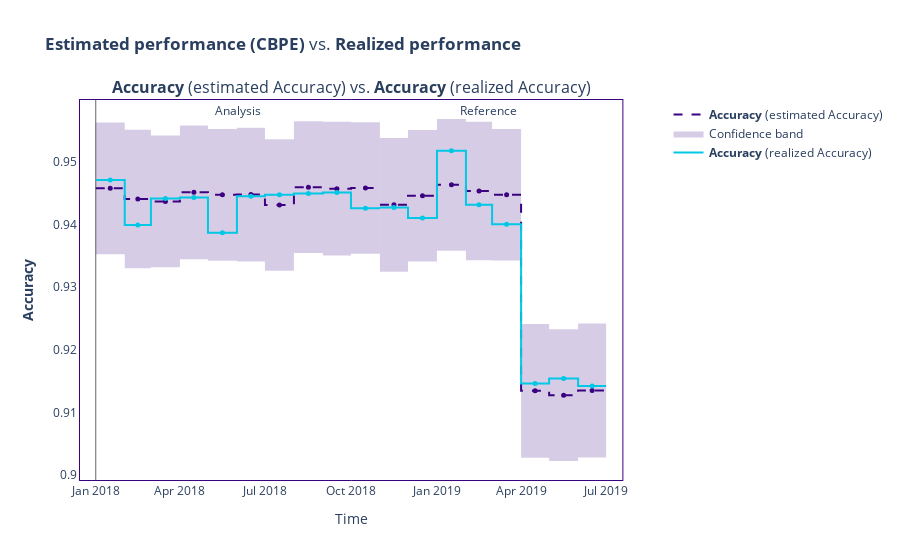
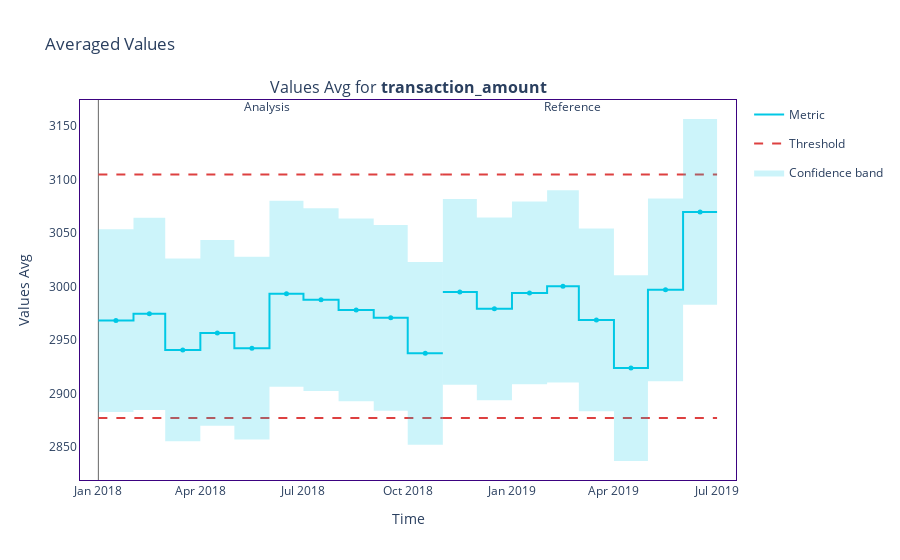

Write notebook code for charts like these, in order.
### Code cell
## Identifing the months when both the estimated and realized ROC AUC of the model have alerts. Store the names of these months as lowercase strings in a list named months_with_performance_alerts. 

# Get the estimated performance using CBPE algorithm
cbpe = nml.CBPE(
    timestamp_column_name="timestamp",
    y_true="is_fraud",
    y_pred="predicted_fraud",
    y_pred_proba="predicted_fraud_proba",
    problem_type="classification_binary",
    metrics=["accuracy"],
    chunk_period="m"
)

cbpe.fit(reference)
est_results = cbpe.estimate(analysis)

# Calculate the realized performance
calculator = nml.PerformanceCalculator(
    y_true="is_fraud",
    y_pred="predicted_fraud",
    y_pred_proba="predicted_fraud_proba",
    timestamp_column_name="timestamp",
    metrics=["accuracy"],
    chunk_period="m",
    problem_type="classification_binary",
)
calculator = calculator.fit(reference)
calc_results = calculator.calculate(analysis)

# Compare the results and find the months with alerts
est_results.compare(calc_results).plot().show()
months_with_performance_alerts = ["april_2019", "may_2019", "june_2019"]
print(months_with_performance_alerts)

## Determining which alerting feature has the strongest correlation with the model’s realized performance. Store the name of this feature in a variable named highest_correlation_feature. 

features = ["time_since_login_min", "transaction_amount",
            "transaction_type", "is_first_transaction", 
            "user_tenure_months"]

# Calculate the univariate drift results
udc = nml.UnivariateDriftCalculator(
    timestamp_column_name="timestamp",
    column_names=features,
    chunk_period="m",
    continuous_methods=["kolmogorov_smirnov"],
    categorical_methods=["chi2"]
)

udc.fit(reference)
udc_results = udc.calculate(analysis)

# Use the correlation ranker
ranker = nml.CorrelationRanker()
ranker.fit(
    calc_results.filter(period="reference"))

correlation_ranked_features = ranker.rank(udc_results, calc_results)

# Find the highest correlating feature
display(correlation_ranked_features)
highest_correlation_feature = "time_since_login_min"
print(highest_correlation_feature)

## Use the summary average statistics calculator to find out what were the monthly average transactions amounts, and if there's any alert. Record this value in a variable called alert_avg_transaction_amount.

# Calculate average monthly transactions
calc = nml.SummaryStatsAvgCalculator(
    column_names=["transaction_amount"],
    chunk_period="m",
    timestamp_column_name="timestamp",
)

calc.fit(reference)
stats_avg_results = calc.calculate(analysis)

# Find the month
stats_avg_results.plot().show()
alert_avg_transaction_amount = 3069.8184
print(alert_avg_transaction_amount)

## Answer to the bonus question
"""
First, I recommend looking at the distribution plots for all features and analyzing them using this command: 
- `univariate_data_drift.filter(column_names=features).plot(kind="distribution")`

Observations:

- time_since_log_min - From April to June, the transactions made within one minute after logging in completely vanished.
- transaction_amount - In May and June, a larger number of transactions appeared. Additionally, as you discovered in the third question, the average transaction value has increased and raised an alert.

Possible explanation: 

Fraudsters may have noticed that early card transactions, when done right after logging in, often led to account blocking. As a result, they began waiting a bit longer before transferring money to their account to avoid detection. Furthermore, they tend to make a single larger transfer instead of many smaller ones, leading to an increase in the average transaction value.
"""

### Figure 1 — Plotly figure (JSON) as saved in the notebook; plotly's stock layout.template omitted (floating-point values rounded to 4 significant figures)
{"data": [{"hoverinfo": "skip", "line": {"color": "#3b0280", "dash": "dash", "shape": "hv", "width": 2}, "mode": "lines", "name": "<b>Accuracy</b> (estimated Accuracy)", "showlegend": true, "type": "scatter", "x": ["2018-11-01T00:00:00", "2018-12-01T00:00:00", "2019-01-01T00:00:00", "2019-02-01T00:00:00", "2019-03-01T00:00:00", "2019-04-01T00:00:00", "2019-05-01T00:00:00", "2019-06-01T00:00:00", "2019-06-30T23:59:59.999999999"], "xaxis": "x", "y": [0.9431, 0.9446, 0.9463, 0.9453, 0.9447, 0.9135, 0.9128, 0.9135, 0.9135], "yaxis": "y"}, {"customdata": [["<b>Accuracy</b> (estimated Accuracy)", "<b style=\"color:Colors.INDIGO_PERSIAN;line-height:60px\">Reference</b>", "2018-11", "From <b>Nov-01-2018</b> to <b>Nov-30-2018</b>", 0.9431], ["<b>Accuracy</b> (estimated Accuracy)", "<b style=\"color:Colors.INDIGO_PERSIAN;line-height:60px\">Reference</b>", "2018-12", "From <b>Dec-01-2018</b> to <b>Dec-31-2018</b>", 0.9446], ["<b>Accuracy</b> (estimated Accuracy)", "<b style=\"color:Colors.INDIGO_PERSIAN;line-height:60px\">Reference</b>", "2019-01", "From <b>Jan-01-2019</b> to <b>Jan-31-2019</b>", 0.9463], ["<b>Accuracy</b> (estimated Accuracy)", "<b style=\"color:Colors.INDIGO_PERSIAN;line-height:60px\">Reference</b>", "2019-02", "From <b>Feb-01-2019</b> to <b>Feb-28-2019</b>", 0.9453], ["<b>Accuracy</b> (estimated Accuracy)", "<b style=\"color:Colors.INDIGO_PERSIAN;line-height:60px\">Reference</b>", "2019-03", "From <b>Mar-01-2019</b> to <b>Mar-31-2019</b>", 0.9447], ["<b>Accuracy</b> (estimated Accuracy)", "<b style=\"color:Colors.INDIGO_PERSIAN;line-height:60px\">Reference</b>", "2019-04", "From <b>Apr-01-2019</b> to <b>Apr-30-2019</b>", 0.9135], ["<b>Accuracy</b> (estimated Accuracy)", "<b style=\"color:Colors.INDIGO_PERSIAN;line-height:60px\">Reference</b>", "2019-05", "From <b>May-01-2019</b> to <b>May-31-2019</b>", 0.9128], ["<b>Accuracy</b> (estimated Accuracy)", "<b style=\"color:Colors.INDIGO_PERSIAN;line-height:60px\">Reference</b>", "2019-06", "From <b>Jun-01-2019</b> to <b>Jun-30-2019</b>", 0.9135]], "hovertemplate": "%{customdata[1]}<br />Chunk: <b>%{customdata[2]}</b> &nbsp; &nbsp; %{customdata[3]} <br />%{customdata[0]}: <b>%{customdata[4]}</b><br /><extra></extra>", "line": {"dash": "dash"}, "marker": {"color": "#3b0280", "size": 5, "symbol": "circle"}, "mode": "markers", "name": "<b>Accuracy</b> (estimated Accuracy)", "showlegend": false, "type": "scatter", "x": ["2018-11-16T00:00:00", "2018-12-16T12:00:00", "2019-01-16T12:00:00", "2019-02-15T00:00:00", "2019-03-16T12:00:00", "2019-04-16T00:00:00", "2019-05-16T12:00:00", "2019-06-15T23:59:59.999999999"], "xaxis": "x", "y": [0.9431, 0.9446, 0.9463, 0.9453, 0.9447, 0.9135, 0.9128, 0.9135, 0.9135], "yaxis": "y"}, {"connectgaps": true, "hoverinfo": "skip", "line": {"color": "rgba(0, 0, 0, 0)", "dash": "dash", "shape": "hv"}, "mode": "lines", "name": "Confidence band", "showlegend": false, "type": "scatter", "x": ["2018-11-01T00:00:00", "2018-12-01T00:00:00", "2019-01-01T00:00:00", "2019-02-01T00:00:00", "2019-03-01T00:00:00", "2019-04-01T00:00:00", "2019-05-01T00:00:00", "2019-06-01T00:00:00", "2019-06-30T23:59:59.999999999"], "xaxis": "x", "y": [0.9538, 0.9551, 0.9568, 0.9564, 0.9552, 0.9241, 0.9233, 0.9242, 0.9242], "yaxis": "y"}, {"connectgaps": true, "fill": "tonexty", "fillcolor": "rgba(59, 2, 128, 0.2)", "hoverinfo": "skip", "line": {"color": "rgba(0, 0, 0, 0)", "dash": "dash", "shape": "hv"}, "mode": "lines", "name": "Confidence band", "showlegend": true, "type": "scatter", "x": ["2018-11-01T00:00:00", "2018-12-01T00:00:00", "2019-01-01T00:00:00", "2019-02-01T00:00:00", "2019-03-01T00:00:00", "2019-04-01T00:00:00", "2019-05-01T00:00:00", "2019-06-01T00:00:00", "2019-06-30T23:59:59.999999999"], "xaxis": "x", "y": [0.9325, 0.9341, 0.9358, 0.9343, 0.9342, 0.9028, 0.9023, 0.9029, 0.9029], "yaxis": "y"}, {"hoverinfo": "skip", "line": {"color": "#00c8e5", "shape": "hv", "width": 2}, "mode": "lines", "name": "<b>Accuracy</b> (realized Accuracy)", "showlegend": true, "type": "scatter", "x": ["2018-11-01T00:00:00", "2018-12-01T00:00:00", "2019-01-01T00:00:00", "2019-02-01T00:00:00", "2019-03-01T00:00:00", "2019-04-01T00:00:00", "2019-05-01T00:00:00", "2019-06-01T00:00:00", "2019-06-30T23:59:59.999999999"], "xaxis": "x", "y": [0.9427, 0.941, 0.9518, 0.9431, 0.94, 0.9146, 0.9154, 0.9142, 0.9142], "yaxis": "y"}, {"customdata": [["<b>Accuracy</b>", "<b style=\"color:Colors.BLUE_SKY_CRAYOLA;line-height:60px\">Reference</b>", "2018-11", "From <b>Nov-01-2018</b> to <b>Nov-30-2018</b>", 0.9427], ["<b>Accuracy</b>", "<b style=\"color:Colors.BLUE_SKY_CRAYOLA;line-height:60px\">Reference</b>", "2018-12", "From <b>Dec-01-2018</b> to <b>Dec-31-2018</b>", 0.941], ["<b>Accuracy</b>", "<b style=\"color:Colors.BLUE_SKY_CRAYOLA;line-height:60px\">Reference</b>", "2019-01", "From <b>Jan-01-2019</b> to <b>Jan-31-2019</b>", 0.9518], ["<b>Accuracy</b>", "<b style=\"color:Colors.BLUE_SKY_CRAYOLA;line-height:60px\">Reference</b>", "2019-02", "From <b>Feb-01-2019</b> to <b>Feb-28-2019</b>", 0.9431], ["<b>Accuracy</b>", "<b style=\"color:Colors.BLUE_SKY_CRAYOLA;line-height:60px\">Reference</b>", "2019-03", "From <b>Mar-01-2019</b> to <b>Mar-31-2019</b>", 0.94], ["<b>Accuracy</b>", "<b style=\"color:Colors.BLUE_SKY_CRAYOLA;line-height:60px\">Reference</b>", "2019-04", "From <b>Apr-01-2019</b> to <b>Apr-30-2019</b>", 0.9146], ["<b>Accuracy</b>", "<b style=\"color:Colors.BLUE_SKY_CRAYOLA;line-height:60px\">Reference</b>", "2019-05", "From <b>May-01-2019</b> to <b>May-31-2019</b>", 0.9154], ["<b>Accuracy</b>", "<b style=\"color:Colors.BLUE_SKY_CRAYOLA;line-height:60px\">Reference</b>", "2019-06", "From <b>Jun-01-2019</b> to <b>Jun-30-2019</b>", 0.9142]], "hovertemplate": "%{customdata[1]}<br />Chunk: <b>%{customdata[2]}</b> &nbsp; &nbsp; %{customdata[3]} <br />%{customdata[0]}: <b>%{customdata[4]}</b><br /><extra></extra>", "marker": {"color": "#00c8e5", "size": 5, "symbol": "circle"}, "mode": "markers", "name": "<b>Accuracy</b> (realized Accuracy)", "showlegend": false, "type": "scatter", "x": ["2018-11-16T00:00:00", "2018-12-16T12:00:00", "2019-01-16T12:00:00", "2019-02-15T00:00:00", "2019-03-16T12:00:00", "2019-04-16T00:00:00", "2019-05-16T12:00:00", "2019-06-15T23:59:59.999999999"], "xaxis": "x", "y": [0.9427, 0.941, 0.9518, 0.9431, 0.94, 0.9146, 0.9154, 0.9142, 0.9142], "yaxis": "y"}, {"hoverinfo": "skip", "line": {"color": "#3b0280", "dash": "dash", "shape": "hv", "width": 2}, "mode": "lines", "name": "<b>Accuracy</b> (estimated Accuracy)", "showlegend": false, "type": "scatter", "x": ["2018-01-01T00:00:00", "2018-02-01T00:00:00", "2018-03-01T00:00:00", "2018-04-01T00:00:00", "2018-05-01T00:00:00", "2018-06-01T00:00:00", "2018-07-01T00:00:00", "2018-08-01T00:00:00", "2018-09-01T00:00:00", "2018-10-01T00:00:00", "2018-10-31T23:59:59.999999999"], "xaxis": "x", "y": [0.9457, 0.944, 0.9437, 0.9451, 0.9447, 0.9447, 0.9431, 0.9459, 0.9457, 0.9458, 0.9458], "yaxis": "y"}, {"customdata": [["<b>Accuracy</b> (estimated Accuracy)", "<b style=\"color:Colors.INDIGO_PERSIAN;line-height:60px\">Analysis</b>", "", "2018-01", "From <b>Jan-01-2018</b> to <b>Jan-31-2018</b>", 0.9457], ["<b>Accuracy</b> (estimated Accuracy)", "<b style=\"color:Colors.INDIGO_PERSIAN;line-height:60px\">Analysis</b>", "", "2018-02", "From <b>Feb-01-2018</b> to <b>Feb-28-2018</b>", 0.944], ["<b>Accuracy</b> (estimated Accuracy)", "<b style=\"color:Colors.INDIGO_PERSIAN;line-height:60px\">Analysis</b>", "", "2018-03", "From <b>Mar-01-2018</b> to <b>Mar-31-2018</b>", 0.9437], ["<b>Accuracy</b> (estimated Accuracy)", "<b style=\"color:Colors.INDIGO_PERSIAN;line-height:60px\">Analysis</b>", "", "2018-04", "From <b>Apr-01-2018</b> to <b>Apr-30-2018</b>", 0.9451], ["<b>Accuracy</b> (estimated Accuracy)", "<b style=\"color:Colors.INDIGO_PERSIAN;line-height:60px\">Analysis</b>", "", "2018-05", "From <b>May-01-2018</b> to <b>May-31-2018</b>", 0.9447], ["<b>Accuracy</b> (estimated Accuracy)", "<b style=\"color:Colors.INDIGO_PERSIAN;line-height:60px\">Analysis</b>", "", "2018-06", "From <b>Jun-01-2018</b> to <b>Jun-30-2018</b>", 0.9447], ["<b>Accuracy</b> (estimated Accuracy)", "<b style=\"color:Colors.INDIGO_PERSIAN;line-height:60px\">Analysis</b>", "", "2018-07", "From <b>Jul-01-2018</b> to <b>Jul-31-2018</b>", 0.9431], ["<b>Accuracy</b> (estimated Accuracy)", "<b style=\"color:Colors.INDIGO_PERSIAN;line-height:60px\">Analysis</b>", "", "2018-08", "From <b>Aug-01-2018</b> to <b>Aug-31-2018</b>", 0.9459], ["<b>Accuracy</b> (estimated Accuracy)", "<b style=\"color:Colors.INDIGO_PERSIAN;line-height:60px\">Analysis</b>", "", "2018-09", "From <b>Sep-01-2018</b> to <b>Sep-30-2018</b>", 0.9457], ["<b>Accuracy</b> (estimated Accuracy)", "<b style=\"color:Colors.INDIGO_PERSIAN;line-height:60px\">Analysis</b>", "", "2018-10", "From <b>Oct-01-2018</b> to <b>Oct-31-2018</b>", 0.9458]], "hovertemplate": "%{customdata[1]} &nbsp; &nbsp; %{customdata[2]} <br />Chunk: <b>%{customdata[3]}</b> &nbsp; &nbsp; %{customdata[4]} <br />%{customdata[0]}: <b>%{customdata[5]}</b><br /><extra></extra>", "line": {"dash": "dash"}, "marker": {"color": "#3b0280", "size": 5, "symbol": "circle"}, "mode": "markers", "name": "<b>Accuracy</b> (estimated Accuracy)", "showlegend": false, "type": "scatter", "x": ["2018-01-16T12:00:00", "2018-02-15T00:00:00", "2018-03-16T12:00:00", "2018-04-16T00:00:00", "2018-05-16T12:00:00", "2018-06-16T00:00:00", "2018-07-16T12:00:00", "2018-08-16T12:00:00", "2018-09-16T00:00:00", "2018-10-16T11:59:59.999999999"], "xaxis": "x", "y": [0.9457, 0.944, 0.9437, 0.9451, 0.9447, 0.9447, 0.9431, 0.9459, 0.9457, 0.9458, 0.9458], "yaxis": "y"}, {"connectgaps": true, "hoverinfo": "skip", "line": {"color": "rgba(0, 0, 0, 0)", "shape": "hv"}, "mode": "lines", "name": "Confidence band", "showlegend": false, "type": "scatter", "x": ["2018-01-01T00:00:00", "2018-02-01T00:00:00", "2018-03-01T00:00:00", "2018-04-01T00:00:00", "2018-05-01T00:00:00", "2018-06-01T00:00:00", "2018-07-01T00:00:00", "2018-08-01T00:00:00", "2018-09-01T00:00:00", "2018-10-01T00:00:00", "2018-10-31T23:59:59.999999999"], "xaxis": "x", "y": [0.9562, 0.9551, 0.9542, 0.9558, 0.9552, 0.9554, 0.9536, 0.9564, 0.9564, 0.9563, 0.9563], "yaxis": "y"}, {"connectgaps": true, "fill": "tonexty", "fillcolor": "rgba(59, 2, 128, 0.2)", "hoverinfo": "skip", "line": {"color": "rgba(0, 0, 0, 0)", "shape": "hv"}, "mode": "lines", "name": "Confidence band", "showlegend": false, "type": "scatter", "x": ["2018-01-01T00:00:00", "2018-02-01T00:00:00", "2018-03-01T00:00:00", "2018-04-01T00:00:00", "2018-05-01T00:00:00", "2018-06-01T00:00:00", "2018-07-01T00:00:00", "2018-08-01T00:00:00", "2018-09-01T00:00:00", "2018-10-01T00:00:00", "2018-10-31T23:59:59.999999999"], "xaxis": "x", "y": [0.9353, 0.933, 0.9332, 0.9344, 0.9342, 0.9341, 0.9326, 0.9354, 0.935, 0.9353, 0.9353], "yaxis": "y"}, {"hoverinfo": "skip", "line": {"color": "#00c8e5", "shape": "hv", "width": 2}, "mode": "lines", "name": "<b>Accuracy</b> (realized Accuracy)", "showlegend": false, "type": "scatter", "x": ["2018-01-01T00:00:00", "2018-02-01T00:00:00", "2018-03-01T00:00:00", "2018-04-01T00:00:00", "2018-05-01T00:00:00", "2018-06-01T00:00:00", "2018-07-01T00:00:00", "2018-08-01T00:00:00", "2018-09-01T00:00:00", "2018-10-01T00:00:00", "2018-10-31T23:59:59.999999999"], "xaxis": "x", "y": [0.9471, 0.9399, 0.9441, 0.9443, 0.9387, 0.9445, 0.9447, 0.9449, 0.9451, 0.9426, 0.9426], "yaxis": "y"}, {"customdata": [["<b>Accuracy</b>", "<b style=\"color:Colors.BLUE_SKY_CRAYOLA;line-height:60px\">Analysis</b>", "", "2018-01", "From <b>Jan-01-2018</b> to <b>Jan-31-2018</b>", 0.9471], ["<b>Accuracy</b>", "<b style=\"color:Colors.BLUE_SKY_CRAYOLA;line-height:60px\">Analysis</b>", "", "2018-02", "From <b>Feb-01-2018</b> to <b>Feb-28-2018</b>", 0.9399], ["<b>Accuracy</b>", "<b style=\"color:Colors.BLUE_SKY_CRAYOLA;line-height:60px\">Analysis</b>", "", "2018-03", "From <b>Mar-01-2018</b> to <b>Mar-31-2018</b>", 0.9441], ["<b>Accuracy</b>", "<b style=\"color:Colors.BLUE_SKY_CRAYOLA;line-height:60px\">Analysis</b>", "", "2018-04", "From <b>Apr-01-2018</b> to <b>Apr-30-2018</b>", 0.9443], ["<b>Accuracy</b>", "<b style=\"color:Colors.BLUE_SKY_CRAYOLA;line-height:60px\">Analysis</b>", "", "2018-05", "From <b>May-01-2018</b> to <b>May-31-2018</b>", 0.9387], ["<b>Accuracy</b>", "<b style=\"color:Colors.BLUE_SKY_CRAYOLA;line-height:60px\">Analysis</b>", "", "2018-06", "From <b>Jun-01-2018</b> to <b>Jun-30-2018</b>", 0.9445], ["<b>Accuracy</b>", "<b style=\"color:Colors.BLUE_SKY_CRAYOLA;line-height:60px\">Analysis</b>", "", "2018-07", "From <b>Jul-01-2018</b> to <b>Jul-31-2018</b>", 0.9447], ["<b>Accuracy</b>", "<b style=\"color:Colors.BLUE_SKY_CRAYOLA;line-height:60px\">Analysis</b>", "", "2018-08", "From <b>Aug-01-2018</b> to <b>Aug-31-2018</b>", 0.9449], ["<b>Accuracy</b>", "<b style=\"color:Colors.BLUE_SKY_CRAYOLA;line-height:60px\">Analysis</b>", "", "2018-09", "From <b>Sep-01-2018</b> to <b>Sep-30-2018</b>", 0.9451], ["<b>Accuracy</b>", "<b style=\"color:Colors.BLUE_SKY_CRAYOLA;line-height:60px\">Analysis</b>", "", "2018-10", "From <b>Oct-01-2018</b> to <b>Oct-31-2018</b>", 0.9426]], "hovertemplate": "%{customdata[1]} &nbsp; &nbsp; %{customdata[2]} <br />Chunk: <b>%{customdata[3]}</b> &nbsp; &nbsp; %{customdata[4]} <br />%{customdata[0]}: <b>%{customdata[5]}</b><br /><extra></extra>", "marker": {"color": "#00c8e5", "size": 5, "symbol": "circle"}, "mode": "markers", "name": "<b>Accuracy</b> (realized Accuracy)", "showlegend": false, "type": "scatter", "x": ["2018-01-16T12:00:00", "2018-02-15T00:00:00", "2018-03-16T12:00:00", "2018-04-16T00:00:00", "2018-05-16T12:00:00", "2018-06-16T00:00:00", "2018-07-16T12:00:00", "2018-08-16T12:00:00", "2018-09-16T00:00:00", "2018-10-16T11:59:59.999999999"], "xaxis": "x", "y": [0.9471, 0.9399, 0.9441, 0.9443, 0.9387, 0.9445, 0.9447, 0.9449, 0.9451, 0.9426, 0.9426], "yaxis": "y"}, {"hoverinfo": "skip", "legendgroup": "alert", "marker": {"color": "#DD4040", "size": 8, "symbol": "diamond"}, "mode": "markers", "name": "Alert", "showlegend": true, "type": "scatter", "x": [], "xaxis": "x", "y": [], "yaxis": "y"}, {"hoverinfo": "skip", "legendgroup": "alert", "marker": {"color": "#DD4040", "size": 8, "symbol": "diamond"}, "mode": "markers", "name": "Alert", "showlegend": false, "type": "scatter", "x": [], "xaxis": "x", "y": [], "yaxis": "y"}], "layout": {"annotations": [{"font": {"size": 16}, "showarrow": false, "text": "<b>Accuracy</b> (estimated Accuracy) vs. <b>Accuracy</b> (realized Accuracy)", "x": 0.47, "xanchor": "center", "xref": "paper", "y": 1, "yanchor": "bottom", "yref": "paper"}, {"showarrow": false, "text": "Reference", "x": "2019-02-14T21:00:00", "xshift": 10, "y": 1, "yref": "paper"}, {"showarrow": false, "text": "Analysis", "x": "2018-05-17T00:00:00", "xshift": 15, "y": 1, "yref": "paper"}], "autosize": true, "hoverlabel": {"bgcolor": "white", "font": {"size": 14}}, "legend": {"itemclick": false, "itemdoubleclick": false, "traceorder": "grouped"}, "paper_bgcolor": "rgba(255,255,255,1)", "plot_bgcolor": "rgba(255,255,255,1)", "shapes": [{"layer": "below", "line": {"color": "#666666", "width": 1}, "type": "line", "x0": "2018-01-01T00:00:00", "x1": "2018-01-01T00:00:00", "xref": "x", "y0": 0, "y1": 1, "yref": "y domain"}], "title": {"text": "<b>Estimated performance (CBPE)</b> vs. <b>Realized performance</b>"}, "xaxis": {"anchor": "y", "autorange": true, "domain": [0, 0.94], "linecolor": "#3b0280", "matches": "x", "mirror": true, "range": ["2017-12-08 05:00:06.7275", "2019-07-25 06:59:53.2725"], "showgrid": false, "title": {"text": "Time"}, "type": "date", "zeroline": false}, "yaxis": {"anchor": "x", "autorange": true, "domain": [0, 1], "linecolor": "#3b0280", "mirror": true, "range": [0.8992, 0.9598], "showgrid": false, "title": {"text": "<b>Accuracy</b>"}, "type": "linear", "zeroline": false}, "yaxis2": {"anchor": "x", "linecolor": "#3b0280", "mirror": true, "overlaying": "y", "showgrid": false, "side": "right", "title": {"text": "Comparison"}, "zeroline": false}}}

### Figure 2 — Plotly figure (JSON) as saved in the notebook; plotly's stock layout.template omitted (floating-point values rounded to 4 significant figures)
{"data": [{"hoverinfo": "skip", "legendgroup": "metric_reference", "line": {"color": "#00c8e5", "shape": "hv", "width": 2}, "mode": "lines", "name": "Metric", "showlegend": true, "type": "scatter", "x": ["2018-11-01T00:00:00", "2018-12-01T00:00:00", "2019-01-01T00:00:00", "2019-02-01T00:00:00", "2019-03-01T00:00:00", "2019-04-01T00:00:00", "2019-05-01T00:00:00", "2019-06-01T00:00:00", "2019-06-30T23:59:59.999999999"], "xaxis": "x", "y": [2995.0, 2979.0, 2994.0, 3000.0, 2969.0, 2924.0, 2997.0, 3070.0, 3070.0], "yaxis": "y"}, {"customdata": [["Values Avg for <b>transaction_amount</b>", "<b style=\"color:Colors.BLUE_SKY_CRAYOLA;line-height:60px\">Reference</b>", "", "2018-11", "From <b>Nov-01-2018</b> to <b>Nov-30-2018</b>", 2995.0, 86.89], ["Values Avg for <b>transaction_amount</b>", "<b style=\"color:Colors.BLUE_SKY_CRAYOLA;line-height:60px\">Reference</b>", "", "2018-12", "From <b>Dec-01-2018</b> to <b>Dec-31-2018</b>", 2979.0, 85.49], ["Values Avg for <b>transaction_amount</b>", "<b style=\"color:Colors.BLUE_SKY_CRAYOLA;line-height:60px\">Reference</b>", "", "2019-01", "From <b>Jan-01-2019</b> to <b>Jan-31-2019</b>", 2994.0, 85.48], ["Values Avg for <b>transaction_amount</b>", "<b style=\"color:Colors.BLUE_SKY_CRAYOLA;line-height:60px\">Reference</b>", "", "2019-02", "From <b>Feb-01-2019</b> to <b>Feb-28-2019</b>", 3000.0, 89.95], ["Values Avg for <b>transaction_amount</b>", "<b style=\"color:Colors.BLUE_SKY_CRAYOLA;line-height:60px\">Reference</b>", "", "2019-03", "From <b>Mar-01-2019</b> to <b>Mar-31-2019</b>", 2969.0, 85.48], ["Values Avg for <b>transaction_amount</b>", "<b style=\"color:Colors.BLUE_SKY_CRAYOLA;line-height:60px\">Reference</b>", "", "2019-04", "From <b>Apr-01-2019</b> to <b>Apr-30-2019</b>", 2924.0, 86.89], ["Values Avg for <b>transaction_amount</b>", "<b style=\"color:Colors.BLUE_SKY_CRAYOLA;line-height:60px\">Reference</b>", "", "2019-05", "From <b>May-01-2019</b> to <b>May-31-2019</b>", 2997.0, 85.49], ["Values Avg for <b>transaction_amount</b>", "<b style=\"color:Colors.BLUE_SKY_CRAYOLA;line-height:60px\">Reference</b>", "", "2019-06", "From <b>Jun-01-2019</b> to <b>Jun-30-2019</b>", 3070.0, 86.89]], "hovertemplate": "%{customdata[1]} &nbsp; &nbsp; %{customdata[2]} <br />Chunk: <b>%{customdata[3]}</b> &nbsp; &nbsp; %{customdata[4]} <br />%{customdata[0]}: <b>%{customdata[5]}</b><br />Confidence band: +/- <b>%{customdata[6]}</b><br /><extra></extra>", "legendgroup": "metric_reference", "marker": {"color": "#00c8e5", "size": 5, "symbol": "circle"}, "mode": "markers", "name": "Metric", "showlegend": false, "type": "scatter", "x": ["2018-11-16T00:00:00", "2018-12-16T12:00:00", "2019-01-16T12:00:00", "2019-02-15T00:00:00", "2019-03-16T12:00:00", "2019-04-16T00:00:00", "2019-05-16T12:00:00", "2019-06-15T23:59:59.999999999"], "xaxis": "x", "y": [2995.0, 2979.0, 2994.0, 3000.0, 2969.0, 2924.0, 2997.0, 3070.0, 3070.0], "yaxis": "y"}, {"hoverinfo": "skip", "legendgroup": "metric_analysis", "line": {"color": "#00c8e5", "shape": "hv", "width": 2}, "mode": "lines", "name": "Metric", "showlegend": false, "type": "scatter", "x": ["2018-01-01T00:00:00", "2018-02-01T00:00:00", "2018-03-01T00:00:00", "2018-04-01T00:00:00", "2018-05-01T00:00:00", "2018-06-01T00:00:00", "2018-07-01T00:00:00", "2018-08-01T00:00:00", "2018-09-01T00:00:00", "2018-10-01T00:00:00", "2018-10-31T23:59:59.999999999"], "xaxis": "x", "y": [2968.0, 2974.0, 2941.0, 2957.0, 2942.0, 2993.0, 2988.0, 2978.0, 2971.0, 2937.0, 2937.0], "yaxis": "y"}, {"customdata": [["Values Avg for <b>transaction_amount</b>", "<b style=\"color:Colors.INDIGO_PERSIAN;line-height:60px\">Analysis</b>", "", "2018-01", "From <b>Jan-01-2018</b> to <b>Jan-31-2018</b>", 2968.0, 85.48], ["Values Avg for <b>transaction_amount</b>", "<b style=\"color:Colors.INDIGO_PERSIAN;line-height:60px\">Analysis</b>", "", "2018-02", "From <b>Feb-01-2018</b> to <b>Feb-28-2018</b>", 2974.0, 89.94], ["Values Avg for <b>transaction_amount</b>", "<b style=\"color:Colors.INDIGO_PERSIAN;line-height:60px\">Analysis</b>", "", "2018-03", "From <b>Mar-01-2018</b> to <b>Mar-31-2018</b>", 2941.0, 85.49], ["Values Avg for <b>transaction_amount</b>", "<b style=\"color:Colors.INDIGO_PERSIAN;line-height:60px\">Analysis</b>", "", "2018-04", "From <b>Apr-01-2018</b> to <b>Apr-30-2018</b>", 2957.0, 86.89], ["Values Avg for <b>transaction_amount</b>", "<b style=\"color:Colors.INDIGO_PERSIAN;line-height:60px\">Analysis</b>", "", "2018-05", "From <b>May-01-2018</b> to <b>May-31-2018</b>", 2942.0, 85.48], ["Values Avg for <b>transaction_amount</b>", "<b style=\"color:Colors.INDIGO_PERSIAN;line-height:60px\">Analysis</b>", "", "2018-06", "From <b>Jun-01-2018</b> to <b>Jun-30-2018</b>", 2993.0, 86.9], ["Values Avg for <b>transaction_amount</b>", "<b style=\"color:Colors.INDIGO_PERSIAN;line-height:60px\">Analysis</b>", "", "2018-07", "From <b>Jul-01-2018</b> to <b>Jul-31-2018</b>", 2988.0, 85.48], ["Values Avg for <b>transaction_amount</b>", "<b style=\"color:Colors.INDIGO_PERSIAN;line-height:60px\">Analysis</b>", "", "2018-08", "From <b>Aug-01-2018</b> to <b>Aug-31-2018</b>", 2978.0, 85.48], ["Values Avg for <b>transaction_amount</b>", "<b style=\"color:Colors.INDIGO_PERSIAN;line-height:60px\">Analysis</b>", "", "2018-09", "From <b>Sep-01-2018</b> to <b>Sep-30-2018</b>", 2971.0, 86.9], ["Values Avg for <b>transaction_amount</b>", "<b style=\"color:Colors.INDIGO_PERSIAN;line-height:60px\">Analysis</b>", "", "2018-10", "From <b>Oct-01-2018</b> to <b>Oct-31-2018</b>", 2937.0, 85.48]], "hovertemplate": "%{customdata[1]} &nbsp; &nbsp; %{customdata[2]} <br />Chunk: <b>%{customdata[3]}</b> &nbsp; &nbsp; %{customdata[4]} <br />%{customdata[0]}: <b>%{customdata[5]}</b><br />Confidence band: +/- <b>%{customdata[6]}</b><br /><extra></extra>", "legendgroup": "metric_analysis", "marker": {"color": "#00c8e5", "size": 5, "symbol": "circle"}, "mode": "markers", "name": "Metric", "showlegend": false, "type": "scatter", "x": ["2018-01-16T12:00:00", "2018-02-15T00:00:00", "2018-03-16T12:00:00", "2018-04-16T00:00:00", "2018-05-16T12:00:00", "2018-06-16T00:00:00", "2018-07-16T12:00:00", "2018-08-16T12:00:00", "2018-09-16T00:00:00", "2018-10-16T11:59:59.999999999"], "xaxis": "x", "y": [2968.0, 2974.0, 2941.0, 2957.0, 2942.0, 2993.0, 2988.0, 2978.0, 2971.0, 2937.0, 2937.0], "yaxis": "y"}, {"hoverinfo": "skip", "legendgroup": "alert", "marker": {"color": "#DD4040", "size": 8, "symbol": "diamond"}, "mode": "markers", "name": "Alert", "showlegend": true, "type": "scatter", "x": [], "xaxis": "x", "y": [], "yaxis": "y"}, {"hoverinfo": "skip", "legendgroup": "thresh", "line": {"color": "#DD4040", "dash": "dash", "width": 2}, "mode": "lines", "name": "Threshold", "showlegend": true, "type": "scatter", "x": ["2018-11-01T00:00:00", "2018-12-01T00:00:00", "2019-01-01T00:00:00", "2019-02-01T00:00:00", "2019-03-01T00:00:00", "2019-04-01T00:00:00", "2019-05-01T00:00:00", "2019-06-01T00:00:00", "2019-06-30T23:59:59.999999999"], "xaxis": "x", "y": [3105.0, 3105.0, 3105.0, 3105.0, 3105.0, 3105.0, 3105.0, 3105.0, 3105.0], "yaxis": "y"}, {"hoverinfo": "skip", "legendgroup": "thresh", "line": {"color": "#DD4040", "dash": "dash", "width": 2}, "mode": "lines", "name": "Threshold", "showlegend": false, "type": "scatter", "x": ["2018-11-01T00:00:00", "2018-12-01T00:00:00", "2019-01-01T00:00:00", "2019-02-01T00:00:00", "2019-03-01T00:00:00", "2019-04-01T00:00:00", "2019-05-01T00:00:00", "2019-06-01T00:00:00", "2019-06-30T23:59:59.999999999"], "xaxis": "x", "y": [2877.0, 2877.0, 2877.0, 2877.0, 2877.0, 2877.0, 2877.0, 2877.0, 2877.0], "yaxis": "y"}, {"hoverinfo": "skip", "legendgroup": "thresh", "line": {"color": "#DD4040", "dash": "dash", "width": 2}, "mode": "lines", "name": "Threshold", "showlegend": false, "type": "scatter", "x": ["2018-01-01T00:00:00", "2018-02-01T00:00:00", "2018-03-01T00:00:00", "2018-04-01T00:00:00", "2018-05-01T00:00:00", "2018-06-01T00:00:00", "2018-07-01T00:00:00", "2018-08-01T00:00:00", "2018-09-01T00:00:00", "2018-10-01T00:00:00", "2018-10-31T23:59:59.999999999"], "xaxis": "x", "y": [3105.0, 3105.0, 3105.0, 3105.0, 3105.0, 3105.0, 3105.0, 3105.0, 3105.0, 3105.0, 3105.0], "yaxis": "y"}, {"hoverinfo": "skip", "legendgroup": "thresh", "line": {"color": "#DD4040", "dash": "dash", "width": 2}, "mode": "lines", "name": "Threshold", "showlegend": false, "type": "scatter", "x": ["2018-01-01T00:00:00", "2018-02-01T00:00:00", "2018-03-01T00:00:00", "2018-04-01T00:00:00", "2018-05-01T00:00:00", "2018-06-01T00:00:00", "2018-07-01T00:00:00", "2018-08-01T00:00:00", "2018-09-01T00:00:00", "2018-10-01T00:00:00", "2018-10-31T23:59:59.999999999"], "xaxis": "x", "y": [2877.0, 2877.0, 2877.0, 2877.0, 2877.0, 2877.0, 2877.0, 2877.0, 2877.0, 2877.0, 2877.0], "yaxis": "y"}, {"connectgaps": true, "hoverinfo": "skip", "line": {"color": "rgba(0, 0, 0, 0)", "shape": "hv"}, "mode": "lines", "name": "Confidence band", "showlegend": false, "type": "scatter", "x": ["2018-11-01T00:00:00", "2018-12-01T00:00:00", "2019-01-01T00:00:00", "2019-02-01T00:00:00", "2019-03-01T00:00:00", "2019-04-01T00:00:00", "2019-05-01T00:00:00", "2019-06-01T00:00:00", "2019-06-30T23:59:59.999999999"], "xaxis": "x", "y": [3082.0, 3065.0, 3079.0, 3090.0, 3054.0, 3011.0, 3082.0, 3157.0, 3157.0], "yaxis": "y"}, {"connectgaps": true, "fill": "tonexty", "fillcolor": "rgba(0, 200, 229, 0.2)", "hoverinfo": "skip", "line": {"color": "rgba(0, 0, 0, 0)", "shape": "hv"}, "mode": "lines", "name": "Confidence band", "showlegend": true, "type": "scatter", "x": ["2018-11-01T00:00:00", "2018-12-01T00:00:00", "2019-01-01T00:00:00", "2019-02-01T00:00:00", "2019-03-01T00:00:00", "2019-04-01T00:00:00", "2019-05-01T00:00:00", "2019-06-01T00:00:00", "2019-06-30T23:59:59.999999999"], "xaxis": "x", "y": [2908.0, 2894.0, 2908.0, 2910.0, 2883.0, 2837.0, 2911.0, 2983.0, 2983.0], "yaxis": "y"}, {"connectgaps": true, "hoverinfo": "skip", "line": {"color": "rgba(0, 0, 0, 0)", "shape": "hv"}, "mode": "lines", "name": "Confidence band", "showlegend": false, "type": "scatter", "x": ["2018-01-01T00:00:00", "2018-02-01T00:00:00", "2018-03-01T00:00:00", "2018-04-01T00:00:00", "2018-05-01T00:00:00", "2018-06-01T00:00:00", "2018-07-01T00:00:00", "2018-08-01T00:00:00", "2018-09-01T00:00:00", "2018-10-01T00:00:00", "2018-10-31T23:59:59.999999999"], "xaxis": "x", "y": [3054.0, 3064.0, 3026.0, 3043.0, 3028.0, 3080.0, 3073.0, 3064.0, 3058.0, 3023.0, 3023.0], "yaxis": "y"}, {"connectgaps": true, "fill": "tonexty", "fillcolor": "rgba(0, 200, 229, 0.2)", "hoverinfo": "skip", "line": {"color": "rgba(0, 0, 0, 0)", "shape": "hv"}, "mode": "lines", "name": "Confidence band", "showlegend": false, "type": "scatter", "x": ["2018-01-01T00:00:00", "2018-02-01T00:00:00", "2018-03-01T00:00:00", "2018-04-01T00:00:00", "2018-05-01T00:00:00", "2018-06-01T00:00:00", "2018-07-01T00:00:00", "2018-08-01T00:00:00", "2018-09-01T00:00:00", "2018-10-01T00:00:00", "2018-10-31T23:59:59.999999999"], "xaxis": "x", "y": [2883.0, 2884.0, 2855.0, 2870.0, 2857.0, 2906.0, 2902.0, 2893.0, 2884.0, 2852.0, 2852.0], "yaxis": "y"}], "layout": {"annotations": [{"font": {"size": 16}, "showarrow": false, "text": "Values Avg for <b>transaction_amount</b>", "x": 0.5, "xanchor": "center", "xref": "paper", "y": 1, "yanchor": "bottom", "yref": "paper"}, {"showarrow": false, "text": "Reference", "x": "2019-02-14T21:00:00", "xref": "x", "xshift": 10, "y": 1.01, "yref": "y domain"}, {"showarrow": false, "text": "Analysis", "x": "2018-05-17T00:00:00", "xref": "x", "xshift": 15, "y": 1.01, "yref": "y domain"}], "autosize": true, "hoverlabel": {"bgcolor": "white", "font": {"size": 14}}, "legend": {"itemclick": false, "itemdoubleclick": false, "traceorder": "grouped"}, "paper_bgcolor": "rgba(255,255,255,1)", "plot_bgcolor": "rgba(255,255,255,1)", "shapes": [{"layer": "below", "line": {"color": "#666666", "width": 1}, "type": "line", "x0": "2018-01-01T00:00:00", "x1": "2018-01-01T00:00:00", "xref": "x", "y0": 0, "y1": 1, "yref": "y domain"}], "title": {"text": "Averaged Values "}, "xaxis": {"anchor": "y", "autorange": true, "domain": [0, 1], "linecolor": "#3b0280", "matches": "x", "mirror": true, "range": ["2017-12-12 00:06:24.7539", "2019-07-21 11:53:35.2461"], "showgrid": false, "title": {"text": "Time"}, "type": "date", "zeroline": false}, "yaxis": {"anchor": "x", "autorange": true, "domain": [0, 1], "linecolor": "#3b0280", "mirror": true, "range": [2819.0, 3174.0], "showgrid": false, "title": {"text": "Values Avg"}, "type": "linear", "zeroline": false}}}
